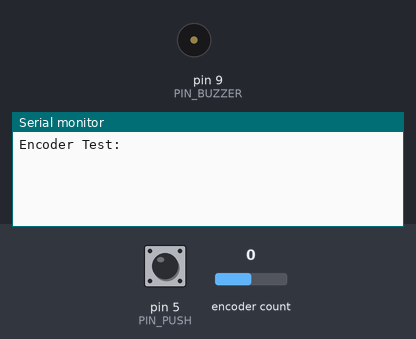
A sketch run on a simulated Arduino Uno, built with avr-gcc and run on an emulated ATmega328P. On the bench: buzzer (waves = sounding, pin HIGH), the last lines printed to the serial monitor. The test bench sets the inputs (shaded band); at power-on: pin 5 (PIN_PUSH) HIGH, encoder count 0.

Above: at 1.2 s.
1.3 s: pin 5 (PIN_PUSH) pulled LOW for 0.15 s
At 2.1 s:
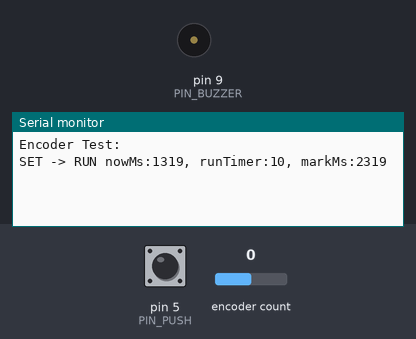
3.8 s: pin 5 (PIN_PUSH) pulled LOW for 1 s
At 5.2 s:
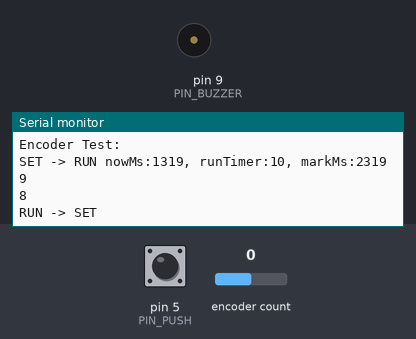

The sketch:

enc-joe.ino
```cpp
// yoga timer running on octetta's bench.
// turn knob to adjust time in seconds
// push knob to start timer
// tone when time reaches zero
// stop when time reaches zero

#include <Encoder.h>
#include <SoftwareSerial.h>

#define PIN_TURN_LEFT 2
#define PIN_TURN_RIGHT 3
#define PIN_PUSH 5
#define PIN_BUZZER 9

#define LED_SERIAL_X1 11
#define LED_SERIAL_X2 12
#define LED_BAUD 9600

#define DEBUG_BAUD 9600

#define LED_CLEAR 0x76
#define LED_BRIGHTNESS 0x7a
#define LED_GOTO 0x79

SoftwareSerial led(LED_SERIAL_X1, LED_SERIAL_X2);
Encoder knob(PIN_TURN_LEFT, PIN_TURN_RIGHT);

long runTimer = 10;

void setup() {
  Serial.begin(DEBUG_BAUD);
  Serial.println("Encoder Test:");
  led.begin(LED_BAUD);
  led.write(LED_CLEAR); // clear display
  led.write(LED_BRIGHTNESS); // brightness
  led.write(192);  // 50%
  pinMode(PIN_PUSH, INPUT);
  digitalWrite(PIN_PUSH, HIGH); //turn pullup resistor on
  knob.write(runTimer * 4);
  pinMode(PIN_BUZZER, OUTPUT);
}

long position  = 100;

void show(int x) {
  int n = x;
  int m = 0;
  char d = 0;
  char p = 3;
  if (x < 0) return;
  // show digits
  while (n) {
    m = n;
    n /= 10;
    d = m-n*10;
    led.write(LED_GOTO);
    led.write(p);
    led.write(d);
    p--;
  }
  // show padding 0's
  while (p > 0) {
    led.write(LED_GOTO);
    led.write(p);
    led.write((char)0);
    p--;
  }
}

#define MODE_SET 0
#define MODE_RUN 1

char lastPush = 0;
char thisPush = 0;
char debouncePush = 0;
char mode = MODE_SET;

#define PUSH_FILTER 5 // how many loops to filter debounce

int pushCount = 0;
long newTimer;
long markMs = 0;
long nowMs;

#define INTERVAL_MS 1000

void loop() {
  nowMs = millis();

  // handle knob push
  thisPush = digitalRead(PIN_PUSH);
  if (thisPush == 0) {
    if (lastPush == thisPush) {
      pushCount++;
      delay(5);
    } else {
      pushCount = 0;
    }
  }
  lastPush = thisPush;
  if (pushCount == PUSH_FILTER) {
    if (mode == MODE_SET) {
      Serial.print("SET -> RUN nowMs:");
      Serial.print(nowMs);
      Serial.print(", runTimer:");
      mode = MODE_RUN;
      runTimer = newTimer;
      Serial.print(runTimer);
      Serial.print(", markMs:");
      markMs = nowMs + INTERVAL_MS;
      Serial.println(markMs);
      show(runTimer);
    } else if (mode == MODE_RUN) {
      Serial.println("RUN -> SET");
      mode = MODE_SET;
    }
  }

  if (mode == MODE_SET) {
    // handle knob turns
    newTimer = knob.read() / 4;
    if (newTimer < 0) newTimer = 0;
    if (newTimer != position) {
      position = newTimer;
      show(newTimer);
    }
  } else if (mode == MODE_RUN) {
    if (nowMs >= markMs) {
      runTimer--;
      markMs = nowMs + INTERVAL_MS;
      Serial.println(runTimer);
      if (runTimer < 0) {
        Serial.print("SET -> RUN : ");
        Serial.println(newTimer);
        show(newTimer);
        mode = MODE_SET;
        knob.write(newTimer * 4);
      } else {
        show(runTimer);
        if (runTimer == 0) {
          tone(PIN_BUZZER, 10);
          delay(10);
          noTone(PIN_BUZZER);
        }
      }
    }
  } else {
    Serial.println("?#1");
    mode = MODE_SET;
  }

#if 0
  // if a character is sent from the serial monitor,
  // reset both back to zero.
  if (Serial.available()) {
    Serial.read();
    Serial.println("Reset knob to zero");
    knob.write(0);
  }
#endif
}
```

Measured:
- after the input at 1.3 s, the serial monitor: prints a new line at once (image 1)
- after the input at 3.8 s, the serial monitor: prints a new line at once (image 2)
